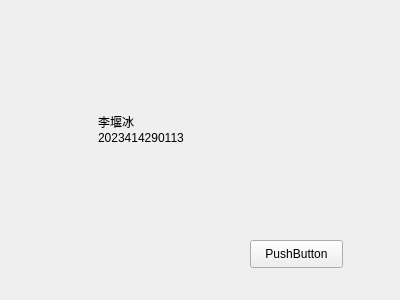
<?xml version="1.0" encoding="UTF-8"?>
<ui version="4.0">
 <class>lyb</class>
 <widget class="QWidget" name="lyb">
  <property name="geometry">
   <rect>
    <x>0</x>
    <y>0</y>
    <width>400</width>
    <height>300</height>
   </rect>
  </property>
  <property name="windowTitle">
   <string>Form</string>
  </property>
  <widget class="QLabel" name="label">
   <property name="geometry">
    <rect>
     <x>98</x>
     <y>78</y>
     <width>151</width>
     <height>101</height>
    </rect>
   </property>
   <property name="text">
    <string>李堰冰
2023414290113</string>
   </property>
  </widget>
  <widget class="QPushButton" name="pushButton">
   <property name="geometry">
    <rect>
     <x>250</x>
     <y>240</y>
     <width>93</width>
     <height>28</height>
    </rect>
   </property>
   <property name="text">
    <string>PushButton</string>
   </property>
  </widget>
 </widget>
 <resources/>
 <connections>
  <connection>
   <sender>pushButton</sender>
   <signal>clicked()</signal>
   <receiver>lyb</receiver>
   <slot>close()</slot>
   <hints>
    <hint type="sourcelabel">
     <x>296</x>
     <y>253</y>
    </hint>
    <hint type="destinationlabel">
     <x>199</x>
     <y>149</y>
    </hint>
   </hints>
  </connection>
 </connections>
</ui>
